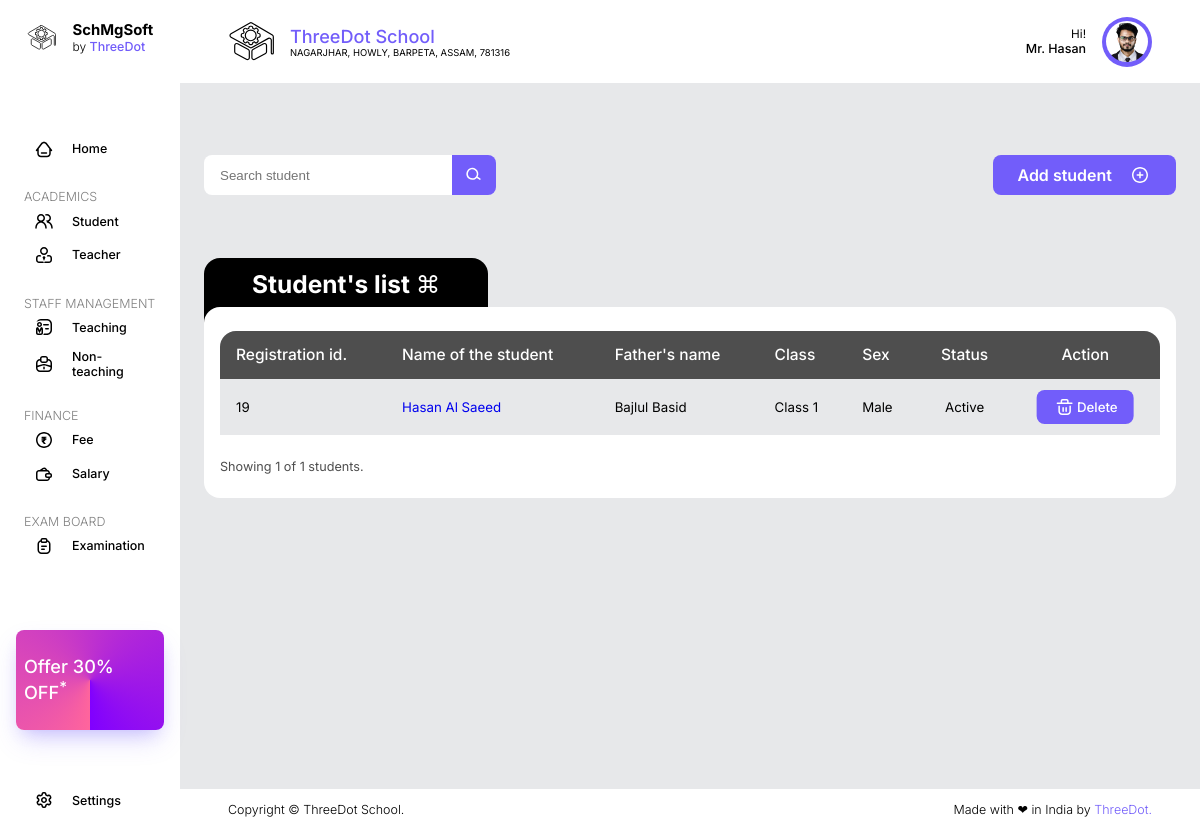
The page /students/ on the database its author committed.
### students/models.py (models this page shows, shortened)
class admittedStudent(models.Model):
    student_name = models.CharField(max_length=255)
    father_name = models.CharField(max_length=255)
    mother_name = models.CharField(max_length=255)
    date_of_birth = models.DateField()
    sex = models.CharField(max_length=17)
    mobile_number = models.CharField(max_length=15)
    alternate_mobile_number = models.CharField(max_length=15)
    aadhaar_number = models.CharField(max_length=15)
    village_town = models.CharField(max_length=255)
    post_office = models.CharField(max_length=255)
    police_station = models.CharField(max_length=255)
    gaon_panchayat = models.CharField(max_length=255)
    educational_block = models.CharField(max_length=255)
    cluster = models.CharField(max_length=255)
    district = models.CharField(max_length=255)
    state = models.CharField(max_length=255)
    country = models.CharField(max_length=255)
    pin = models.CharField(max_length=6)
    class_admitted = models.CharField(max_length=20)
    bank_name = models.CharField(max_length=255)
    account_number = models.CharField(max_length=30)
    bank_branch_name = models.CharField(max_length=255)
    ifsc_code = models.CharField(max_length=11)
    student_photo = models.ImageField(upload_to="student_photos")
    student_document = models.FileField(upload_to="student_documents")

### students/views.py (the view)
# urls.py: path('students/', include('students.urls')),
def students(request):
    students_list = admittedStudent.objects.all()
    total_count = admittedStudent.objects.count()
    context = {
        'students_list': students_list,
        'total_count': total_count,
    }
    return render(request, 'students.html', context)

### students/templates/students.html (shortened to what this page needs)
{% extends "base.html" %}
{% block htmlhead %}
{% load static %}
<link rel="stylesheet" href="{% static 'css/students.css' %}">
{% endblock htmlhead %}
{% block content %}
{% include "navbar.html" %}
{% include "header.html" %}
<div class="main-content">
    <div class="students-container">
        <div class="action-field">
            <div class="search">
                <form action="{% url 'search_student' %}" method="get">
                    <input type="text" name="student" id="student" placeholder="Search student">
                    <button type="submit">
                        <img src="{% static 'assets/icons/search.svg' %}" alt="Search icon">
                    </button>
                </form>
            </div>
            <a href="{% url 'add_student' %}" class="btn">
                <p class="btn-text">Add student</p>
                <img src="{% static 'assets/icons/plus.svg' %}" alt="Plus icon" class="btn-icon">
            </a>
        </div>
        <div class="student-data">
            <table>
                <thead>
                    <tr>
                        <th>Registration id.</th>
                        <th>Name of the student</th>
                        <th>Father's name</th>
                        <th>Class</th>
                        <th>Sex</th>
                        <th style="text-align: center;">Status</th>
                        <th style="text-align: center;">Action</th>
                    </tr>
                </thead>
                <tbody>
                    {% for student in students_list %}
                    <tr>
                        <td>{{ student.id }}</td>
                        <td><a href="{% url 'student_detail' pk=student.pk %}">{{ student.student_name }}</a></td>
                        <td>{{ student.father_name }}</td>
                        <td>{{ student.class_admitted }}</td>
                        <td>{{ student.sex }}</td>
                        <td style="text-align: center;">Active</td>
                        <td style="text-align: center;">
                            <div class="action-btn">
                                <img src="{% static 'assets/icons/delete.svg' %}" alt="Delete icon">
                                <a href="/">Delete</a>
                            </div>
                        </td>
                    </tr>
                    {% endfor %}
                </tbody>
            </table>
            <p style="font-size: 0.791rem; color: var(--semi-black); font-weight: 400;">Showing {{ total_count }} of {{ total_count }} students.</p>
        </div>
    </div>
</div>
{% include "footer.html" %}
{% endblock %}

### home/static/css/style.css (style rules this page uses)
:root { --theme-color: #725dfa; --theme-color-light: #e4e1ff; --theme-color-dark: #3f318e; --bg-color: #e7e8ea; --white: #ffffff; --black: #000000; --semi-black: #4e4e4e; --light-black: #808080; }
* { margin: 0; padding: 0; box-sizing: border-box; }
html { scroll-behavior: smooth; -ms-text-size-adjust: 100%; -webkit-text-size-adjust: 100%; -ms-overflow-style: none; scrollbar-width: none; }
body { width: 100vw; height: 100vh; background-color: var(--bg-color); font-family: 'Inter', sans-serif; font-synthesis: none; -webkit-font-smoothing: antialiased; -moz-osx-font-smoothing: grayscale; text-rendering: optimizeLegibility; overflow: hidden; }
p, a { margin: 0; padding: 0; text-decoration: none; font-synthesis: none; -webkit-font-smoothing: antialiased; -moz-osx-font-smoothing: grayscale; text-rendering: optimizeLegibility; }

### students/static/css/students.css (style rules this page uses)
.main-content { position: absolute; top: 10%; left: 15%; padding: 1.5rem 1.5rem 7rem; margin-top: 3rem; width: 85%; height: 85%; overflow-x: hidden; overflow-y: auto; white-space: nowrap; border-radius: 1rem; }
.students-container { width: 100%; display: flex; flex-direction: column; gap: 3rem; gap: 7rem; align-items: center; justify-content: center; }
.students-container .action-field { width: 100%; display: flex; flex-direction: row; align-items: center; justify-content: space-between; }
.students-container .action-field .search { width: 30%; height: 40px; display: flex; flex-direction: row; align-items: center; justify-content: center; border-radius: 0.5rem; }
.students-container .action-field .search form { width: 100%; height: 100%; display: flex; flex-direction: row; }
.students-container .action-field .search form input { padding: 0.7rem 1rem; width: 85%; height: 100%; border: none; border-radius: 0.5rem 0 0 0.5rem; outline: none; }
.students-container .action-field .search form button { width: 15%; height: 100%; display: flex; flex-direction: row; align-items: center; justify-content: center; background-color: var(--theme-color); border: none; border-radius: 0 0.5rem 0.5rem 0; text-decoration: none; outline: none; cursor: pointer; }
.students-container .action-field .search form button img { height: 24px; object-fit: contain; filter: invert(100%); -webkit-filter: invert(100%); }
.students-container .action-field .btn { padding: 0.5rem 1.5rem; height: 40px; display: flex; flex-direction: row; gap: 1rem; align-items: center; justify-content: space-between; background-color: var(--theme-color); border-radius: 0.5rem; }
.students-container .action-field .btn .btn-text { font-weight: 600; color: var(--white); }
.students-container .action-field .btn .btn-icon { height: 24px; object-fit: contain; filter: invert(100%); }
.student-data::before { position: absolute; left: 1.5rem; top: 18%; padding: 0.7rem 3rem 2rem; content: "Student's list ⌘"; background-color: var(--black); border-radius: 1rem 1rem 0 0; font-size: 1.531rem; font-weight: 700; text-align: center; color: var(--white); z-index: -1; }
.student-data { padding: 1.5rem 1rem; width: 100%; display: flex; flex-direction: column; gap: 1.5rem; align-items: start; justify-content: center; background-color: var(--white); border-radius: 1rem; }
table { width: 100%; border-collapse: collapse; }
table thead th:first-child { border-top-left-radius: 1rem; }
table thead th:last-child { border-top-right-radius: 1rem; }
table th { padding: 0.9rem 1rem; background-color: var(--semi-black); color: var(--white); text-align: left; cursor: none; font-size: 0.971rem; font-weight: 500; }
table td { padding: 0.7rem 1rem; text-align: left; font-size: 0.831rem; font-weight: 400; }
table td .action-btn { position: relative; left: 50%; transform: translateX(-50%); padding: 0.3rem 1rem; width: fit-content; display: flex; flex-direction: row; align-items: center; justify-content: center; background-color: var(--theme-color); border-radius: 0.5rem; }
table td .action-btn img { height: 24px; object-fit: contain; filter: invert(100%); }
table td .action-btn a { text-decoration: none; font-size: 0.831rem; font-weight: 500; color: var(--white); }
table tr:nth-child(odd) { background-color: var(--bg-color); }

### rows shown on the page
admittedStudent: id "19", student_name "Hasan Al Saeed", father_name "Bajlul Basid", class_admitted "Class 1", sex "Male"

### other values the page prints
{{ total_count }} "1"
